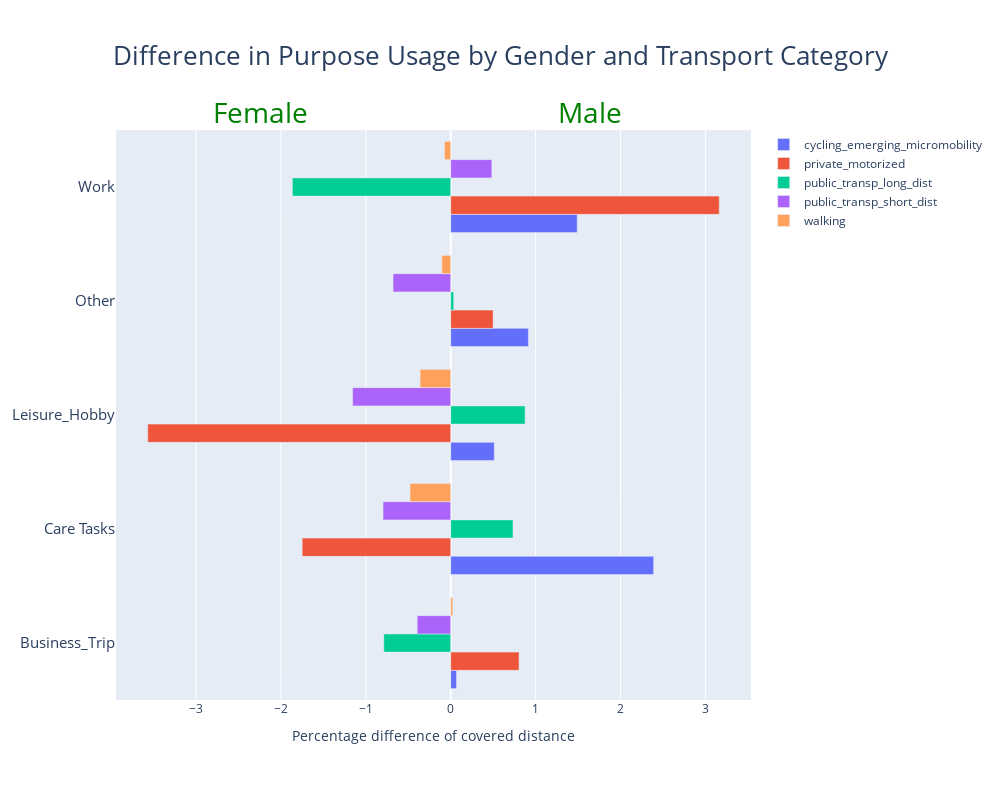

Notebook cell for this chart:
### Code cell
# Define a mapping from original purposes to new categories
purpose_mapping = {'Home': 'Care Tasks', 'Everyday_Shopping': 'Care Tasks',
                   'Personal_Tasks_Errands': 'Care Tasks', 'Pick_Up_Drop_Off': 'Care Tasks'}

# Use replace to modify the 'purpose' column according to the mapping
only_male_female['purpose'] = only_male_female['purpose'].replace(purpose_mapping)

# Compute the relative frequency and difference in one line
grouped = (only_male_female.groupby(['purpose', 'gender', 'transport_category'])['leg_distance'].sum() /
           only_male_female.groupby(['gender'])['leg_distance'].sum()).reset_index()

grouped.columns = ['purpose', 'gender', 'transport_category', 'relative_frequency']

# Pivot the dataframe
pivot_df = grouped.pivot_table(index=['purpose', 'transport_category'], columns='gender', values='relative_frequency').reset_index()

# Compute the difference
pivot_df['difference_%'] = (pivot_df['Male'] - pivot_df['Female']) * 100

# Reset index for the plot
pivot_df.reset_index(inplace=True)

fig = go.Figure()

# Plot the results
for purpose in pivot_df['transport_category'].unique():
    temp_df = pivot_df[pivot_df['transport_category'] == purpose]
    fig.add_trace(go.Bar(y=temp_df['purpose'], x=temp_df['difference_%'], name=purpose, orientation='h'))

fig.update_layout(barmode='group', title_text='Difference in Purpose Usage by Gender and Transport Category',
                  width=1000, height=800, title_x=0.5, title_font_size=26)

fig.update_yaxes(tickfont=dict(size=15))
fig.update_xaxes(title_text='Percentage difference of covered distance')

fig.add_annotation(x=0.8, y=1.05, xref="paper", yref="paper", text="Male", showarrow=False, yshift=10, font=dict(size=28, color="Green"))
fig.add_annotation(x=0.15, y=1.05, xref="paper", yref="paper", text="Female", showarrow=False, yshift=10, font=dict(size=28, color="Green"))

fig.update_layout(margin=dict(t=130, l=100, r=100, b=100))

fig.show()

### Figure 1 — Plotly figure (JSON) as saved in the notebook; plotly's stock layout.template omitted (floating-point values rounded to 4 significant figures)
{"data": [{"name": "cycling_emerging_micromobility", "orientation": "h", "type": "bar", "x": [0.06856, 2.39, 0.5134, 0.915, 1.49], "y": ["Business_Trip", "Care Tasks", "Leisure_Hobby", "Other", "Work"]}, {"name": "private_motorized", "orientation": "h", "type": "bar", "x": [0.8049, -1.749, -3.568, 0.4993, 3.163], "y": ["Business_Trip", "Care Tasks", "Leisure_Hobby", "Other", "Work"]}, {"name": "public_transp_long_dist", "orientation": "h", "type": "bar", "x": [-0.7878, 0.7335, 0.8764, 0.03545, -1.865], "y": ["Business_Trip", "Care Tasks", "Leisure_Hobby", "Other", "Work"]}, {"name": "public_transp_short_dist", "orientation": "h", "type": "bar", "x": [-0.3945, -0.7969, -1.155, -0.6792, 0.4842], "y": ["Business_Trip", "Care Tasks", "Leisure_Hobby", "Other", "Work"]}, {"name": "walking", "orientation": "h", "type": "bar", "x": [0.024, -0.4794, -0.3605, -0.1043, -0.07246], "y": ["Business_Trip", "Care Tasks", "Leisure_Hobby", "Other", "Work"]}], "layout": {"annotations": [{"font": {"color": "Green", "size": 28}, "showarrow": false, "text": "Male", "x": 0.8, "xref": "paper", "y": 1.05, "yref": "paper", "yshift": 10}, {"font": {"color": "Green", "size": 28}, "showarrow": false, "text": "Female", "x": 0.15, "xref": "paper", "y": 1.05, "yref": "paper", "yshift": 10}], "barmode": "group", "height": 800, "margin": {"b": 100, "l": 100, "r": 100, "t": 130}, "title": {"font": {"size": 26}, "text": "Difference in Purpose Usage by Gender and Transport Category", "x": 0.5}, "width": 1000, "xaxis": {"title": {"text": "Percentage difference of covered distance"}}, "yaxis": {"tickfont": {"size": 15}}}}
